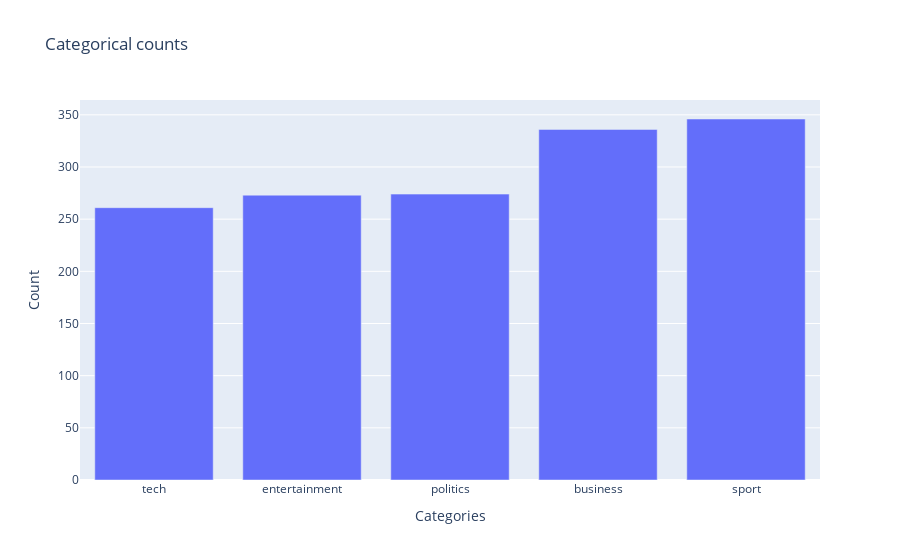

Notebook cell for this chart:
### Code cell
Barplot(groupped_Category.Category,groupped_Category.count_of_categories)

### Figure 1 — Plotly figure (JSON) as saved in the notebook; plotly's stock layout.template omitted (floating-point values rounded to 4 significant figures)
{"data": [{"y": [336, 273, 274, 346, 261], "x": ["business", "entertainment", "politics", "sport", "tech"], "type": "bar"}], "layout": {"yaxis": {"title": {"text": "Count"}}, "xaxis": {"categoryorder": "total ascending", "title": {"text": "Categories"}}, "title": {"text": "Categorical counts"}}}
